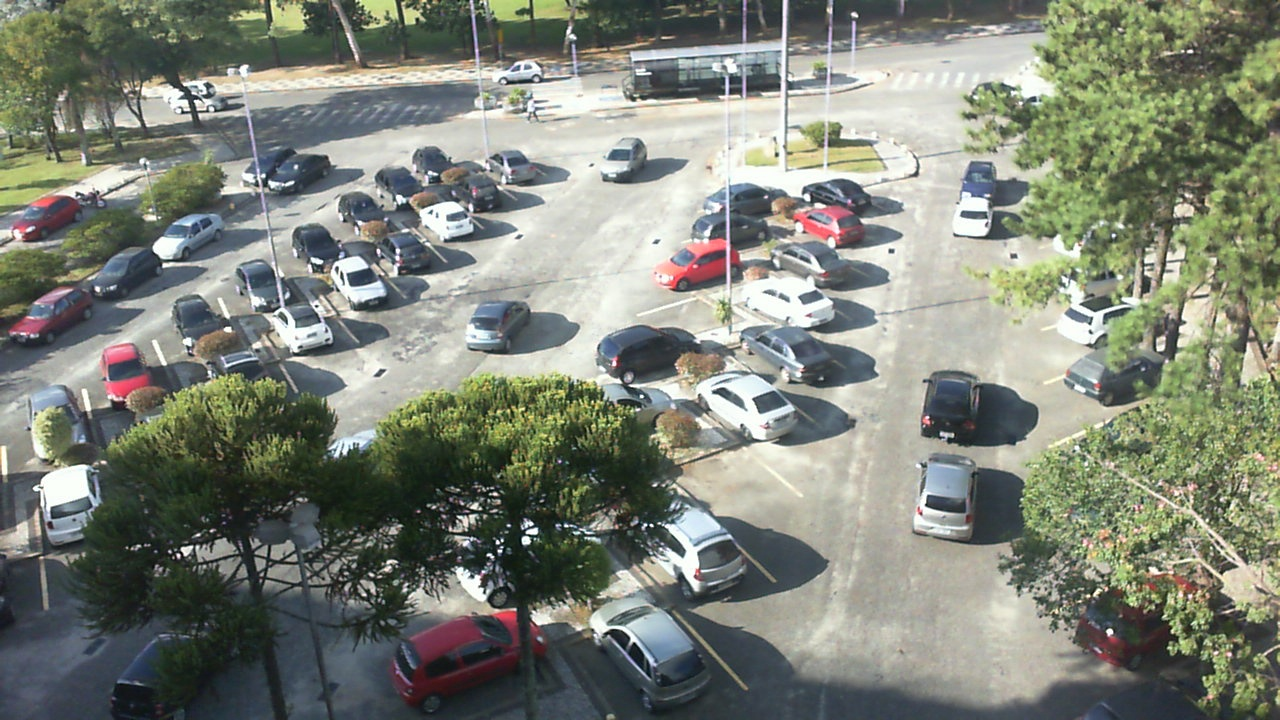
#> input picture Assignments/03-parking_lot_detection_pt_1/a.jpg, 1280 x 720 px, found by its file name
$ python process_lot.py
#> lines starting #> are read from the running program, lines starting #| are printed output that depends on the picture; after the words box and inside, x2 and y2 are one past the last pixel; in counts of white or black regions, pixels touching at a corner belong together
'''This program takes a image of parking lot and
take the corresponding xml file converts to json. json file
is processed to find the x and y points and finds all the cars
in a parking lot. And then saves all the cropped cars in a folder
called spaces and thier histogram is calculated ans stored as csv file..'''

#importing
import cv2 as cv
import numpy as np
#from xmljson import parker, Parker
from xmljson import yahoo
from xml.etree.ElementTree import fromstring
from json import dumps,loads
from matplotlib import pyplot as plt
from scipy.spatial import distance

#taking a single parking lot image from UFPR04 folder.
img = cv.imread("C:\\Users\\theju\\.spyder-py3\\UFPR04\\UFPR04\\Sunny\\2013-01-29\\a.jpg")
#> img is the input picture: shape (720, 1280, 3); mean B, G, R 119.5, 131.2, 126.5
#identifying the single car in parking lot by dimensions.

img = cv.rectangle(img, (900,550), (1000,430), (0,255,0), 4)
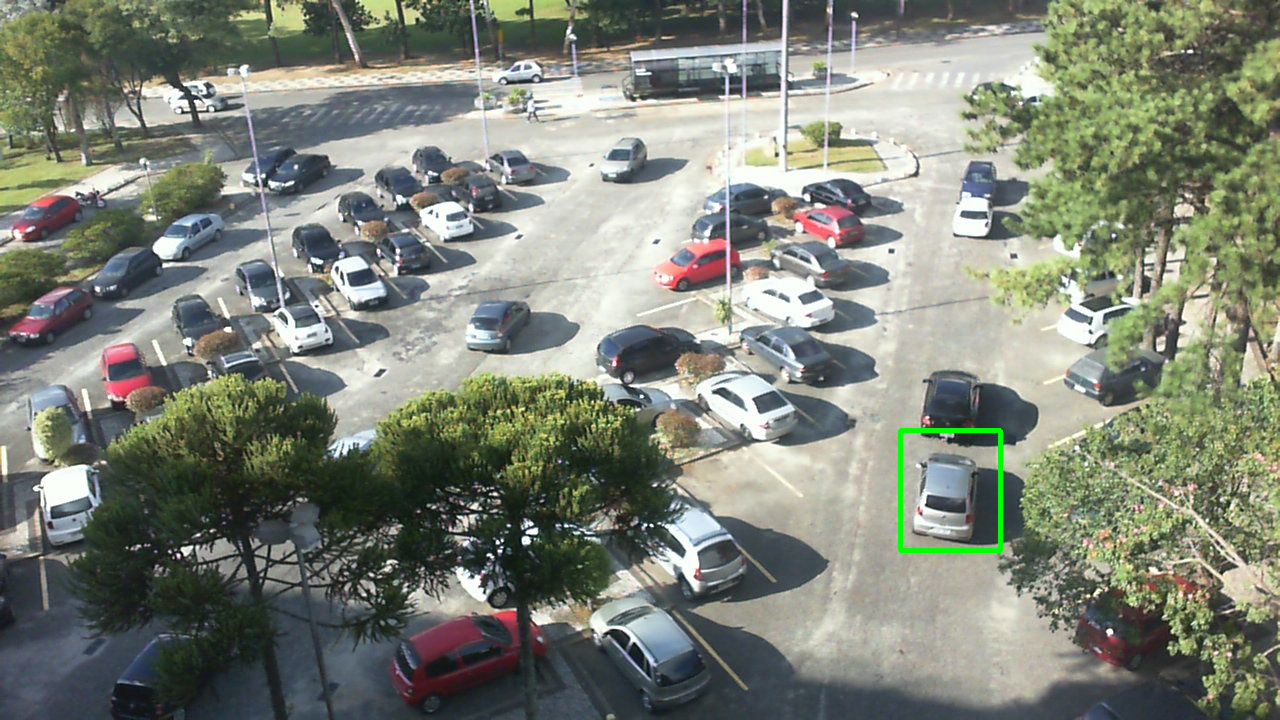
#> img: shape (720, 1280, 3); 0.24% of pixels changed, all inside (x1, y1, x2, y2) = (898, 428, 1003, 553)
#cropping the image of the car.
crop_img = img[430:550,900:1000]
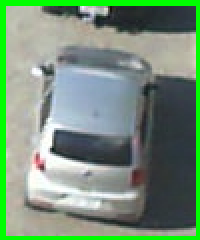
#> crop_img: shape (120, 100, 3) (shown 2 times larger); mean B, G, R 121.6, 145.6, 118.7

#plotting the image
plt.imshow(img)
plt.show()
plt.imshow(crop_img)
plt.show()

# images are displayed in a window.
#cv.imshow('Draw01',img)
#cv.imshow("cropped", crop_img)
#cv.waitKey(20)
#cv.destroyAllWindows()

#This function takes the parking lot image's corresponding xml file
# and converting to a json.
def xmltojson(file_name,out_file=None):
#> called with out_file = 'pklot_example-json.json'
    fp = open(file_name,'r')
#> (reads Assignments/03-parking_lot_detection_pt_1/pklot.xml from the repository)
#> (the call stopped at in xmltojson, `jsond = dumps(yahoo.data(fromstring(xmldata)))`: xmljson is not available in this run)
    xmldata = fp.read()
    jsond = dumps(yahoo.data(fromstring(xmldata)))
    jsond = loads(jsond)
    spaces = jsond['parking']['space']

    #json file is printed.
    if not out_file is None:
        f = open(out_file,'w')
        f.write(dumps(spaces,indent=4, separators=(',', ': ')))
        f.close()

    for space in spaces:
        print(space['contour'])
        for point in space['contour']['point']:
            print(point)

#giving file names for storing the sliced images.
def filenames(space):
    fname=[]
    file = 'sliced image-'
    file = file + space['id']
    sname = 'spaces/' + file + '.jpg'
    fname.append(sname)
    return fname
#giving file names for sotring histograms csv files.
def histname(space):
    hists=[]
    file='hist-'
    file=file+space['id']
    hname = 'histograms/' + file + '.csv'
    hists.append(hname)
    return hists


#function to read the json file and load it.
def load_spaces(definition_file):
    f = open(definition_file,'r')
#> (reads Assignments/03-parking_lot_detection_pt_1/pklot_example-json.json from the repository)
    spaces = loads(f.read())
    return spaces

#function to extract the x,y points in a json file.
def extract_points(space):
    points = []
    for i in range(4):
        x = int(space['contour']['point'][i]['x'])
        y = int(space['contour']['point'][i]['y'])
        # appending those points in a list.
        points.append((x,y))
    return points

#function for drawing lines around the cars in the parking lot image.
def draw_parking_space(points,img):
    #different colors are choosen.
    colors = [(0,0,255),(0,255,0),(255,0,0),(255,255,0)]
    for i in range(4):
        x1 = points[i][0]
        print(x1)
        y1 = points[i][1]
        print(y1)
        x2 = points[(i+1)%4][0]
        print(x2)
        y2 = points[(i+1)%4][1]
        print(y2)
        cv.line(img, (x1,y1),(x2,y2),colors[i], 4)

        # the location of points of lowest and highest values in x and y.
        x1 = points[0][1]
        print ('x1',x1)
        y1 = points[1][0]
        print('y1',y1)
        x2 = points[2][1]
        print('x2',x2)
        y2 = points[3][0]
        print('y2',y2)
        # image is cropped using these ponits.
        crop_img = img[x1:x2,y2:y1]
        plt.imsave(cropped_images[0],crop_img)

        # finding the image's histogram.

        hsv = cv.cvtColor(crop_img,cv.COLOR_BGR2HSV)
        hist = cv.calcHist([hsv], [0, 1], None, [180, 256], [0, 180, 0, 256])
        np.savetxt(hist_images[0], hist, delimiter=',')
        #print(hist)

#function for parllelogram using the points x,y.
def make_parallelogram(p,type=0):
    """
    Types: 0 = smallest area , 1 = largest area , 2 = avg area
    """
    for i in range(4):
        a = p[i]
        b = p[(i+1) % 4]
        # distance is calculated.
        dst = distance.euclidean(a,b)
        print(dst)
    print()


#main() function.
if __name__=='__main__':
    # xml file path is given.
    filename = 'C:\\Users\\theju\\.spyder-py3\\UFPR04\\UFPR04\\Sunny\\2013-01-29\\pklot.xml'
    #xml to json coneversion and stored in a file pklot_example-json.
    xmltojson(filename,'pklot_example-json.json',)
    #json file given to process the spaces in it.
    definition_file = 'C:\\Users\\theju\\.spyder-py3\\pklot_example-json.json'
    #image file path is given.
    image_file = "C:\\Users\\theju\\.spyder-py3\\UFPR04\\UFPR04\\Sunny\\2013-01-29\\a.jpg"
    spaces = load_spaces(definition_file)
    #image file is stored in img.
    img = cv.imread(image_file)
    for space in spaces:
        #calling the functions.
        cropped_images = filenames(space)
        hist_images=histname(space)
        points = extract_points(space)
        make_parallelogram(points)
        draw_parking_space(points,img)
#> this loop made 28 passes
#> pass 1, in draw_parking_space, `plt.imsave(cropped_images[0],crop_img)`:
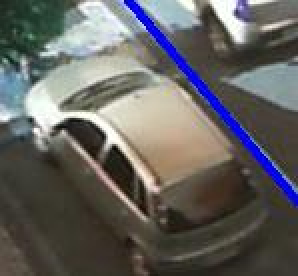
#> saved as sliced image-1.jpg: shape (138, 149, 3) (shown 2 times larger); mean R, G, B 100.3, 99.1, 97.2
#> pass 1, in draw_parking_space, `plt.imsave(cropped_images[0],crop_img)`:
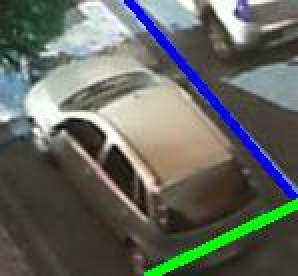
#> saved as sliced image-1.jpg: shape (138, 149, 3) (shown 2 times larger); mean R, G, B 99, 102.9, 96.1
#> pass 1, in draw_parking_space, `plt.imsave(cropped_images[0],crop_img)`:
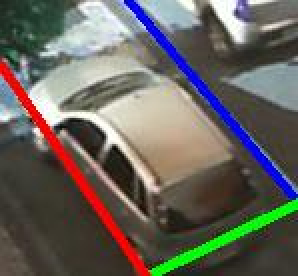
#> saved as sliced image-1.jpg: shape (138, 149, 3) (shown 2 times larger); mean R, G, B 103.4, 99.9, 93.3
#> pass 1, in draw_parking_space, `plt.imsave(cropped_images[0],crop_img)`:
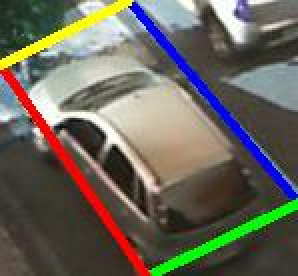
#> saved as sliced image-1.jpg: shape (138, 149, 3) (shown 2 times larger); mean R, G, B 105.5, 101.8, 91
    # Typical opencv methods to show images in a window.
    #cv.imshow('Draw02',img)
    #stores an image.
    #cv.imwrite('1.jpg',img)
    #cv.waitKey(20)
